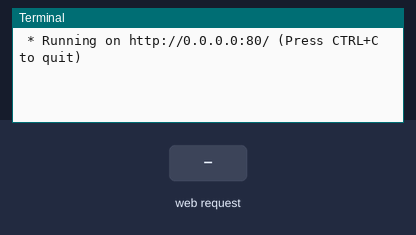
A program run on a simulated Raspberry Pi (BCM pin numbers). On the bench: the last lines printed to the terminal. The inputs (shaded band) are chosen by the test bench. The clock reads 2024-03-15 10:24:30 at power-on unless the program sets it; the camera gives no picture and a still takes 0.5 s.

Above: at 1.2 s.
1.3 s: HTTP request for /shutter received
At 3.0 s:
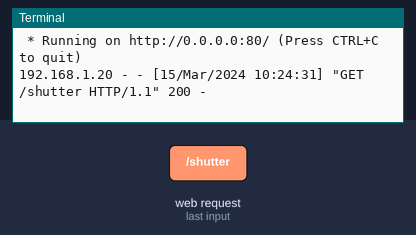
3.3 s: HTTP request for /test received
At 3.9 s:
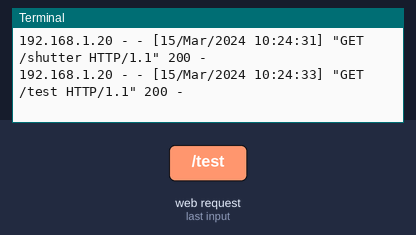
4.8 s: HTTP request for / received
At 6.3 s:
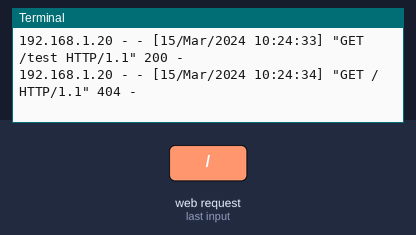

The program:

shutter.py
```python
from flask import Flask, request, send_file
import time
import picamera
from datetime import datetime

app = Flask(__name__)

@app.route('/shutter')
def shutter():
    date = datetime.now().strftime('%Y%m%d%H%M%S')
    with picamera.PiCamera() as camera:
        camera.resolution = (1024, 768)
        date = datetime.now().strftime('%Y%m%d%H%M%S')
        camera.capture(date+'.jpg')
    filename = date+'.jpg'
    try:
        return send_file(filename, attachment_filename='test.jpg')
    except:
        return "false1"
    return "false2"

@app.route('/test')
def sample():
    return "hello"

if __name__ == "__main__":
    app.run(debug=True, host='0.0.0.0', port=80)
```

Measured:
- after the input at 1.3 s, the terminal: prints a new line after 0.51 s (image 1)
- after the input at 3.3 s, the terminal: prints a new line at once (image 2)
- after the input at 4.8 s, the terminal: prints a new line at once (image 3)
